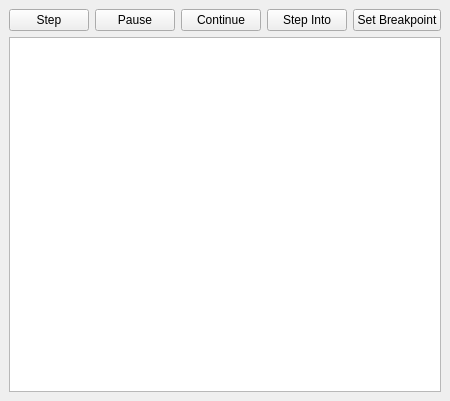
<?xml version="1.0" encoding="UTF-8"?>
<ui version="4.0">
 <class>DockWidget</class>
 <widget class="QDockWidget" name="DockWidget">
  <property name="geometry">
   <rect>
    <x>0</x>
    <y>0</y>
    <width>430</width>
    <height>401</height>
   </rect>
  </property>
  <property name="windowTitle">
   <string>Disassembly</string>
  </property>
  <widget class="QWidget" name="dockWidgetContents">
   <layout class="QVBoxLayout" name="verticalLayout">
    <item>
     <layout class="QHBoxLayout" name="horizontalLayout">
      <item>
       <widget class="QPushButton" name="button_step">
        <property name="text">
         <string>Step</string>
        </property>
       </widget>
      </item>
      <item>
       <widget class="QPushButton" name="button_pause">
        <property name="text">
         <string>Pause</string>
        </property>
       </widget>
      </item>
      <item>
       <widget class="QPushButton" name="button_continue">
        <property name="text">
         <string>Continue</string>
        </property>
       </widget>
      </item>
      <item>
       <widget class="QPushButton" name="pushButton">
        <property name="text">
         <string>Step Into</string>
        </property>
       </widget>
      </item>
      <item>
       <widget class="QPushButton" name="button_breakpoint">
        <property name="text">
         <string>Set Breakpoint</string>
        </property>
       </widget>
      </item>
     </layout>
    </item>
    <item>
     <widget class="QTreeView" name="treeView">
      <property name="alternatingRowColors">
       <bool>true</bool>
      </property>
      <property name="indentation">
       <number>20</number>
      </property>
      <property name="rootIsDecorated">
       <bool>false</bool>
      </property>
      <attribute name="headerVisible">
       <bool>false</bool>
      </attribute>
     </widget>
    </item>
   </layout>
  </widget>
 </widget>
 <resources/>
 <connections/>
</ui>
